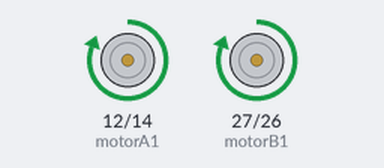
The sketch below on a simulated ESP32. Parts: motor-driver pin pairs drawn as motors (green arrow = first pin HIGH = forward, orange = second pin HIGH = backward, longer = more drive).

Above: at 0.2 s.
At 1.7 s:
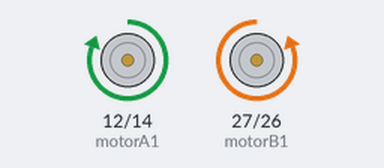
At 3.2 s:
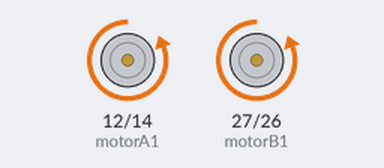
At 4.7 s:
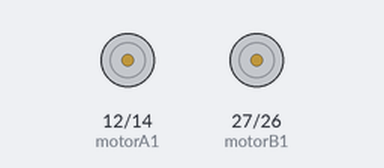
Timing chart, 0 to 5.8 s (numbered marks = the images above):
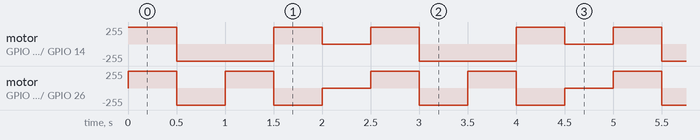

The sketch:

dc_motor_demo.ino
```cpp
const int motorA1 = 12; // IN1
const int motorA2 = 14; // IN2
const int motorB1 = 27; // IN3
const int motorB2 = 26; // IN4

void setup()
{
  // Initialize motor control pins as output
  pinMode(motorA1, OUTPUT);
  pinMode(motorA2, OUTPUT);
  pinMode(motorB1, OUTPUT);
  pinMode(motorB2, OUTPUT);

  Serial.begin(9600);
}


void loop()
{
  moveForward();
  delay(500);
  moveBackward();
  delay(500);
  turnLeft();
  delay(500);
  turnRight();
  delay(500);
  stopMotors();
  delay(500);
}

  void moveForward()
  {
  digitalWrite(motorA1, HIGH);
  digitalWrite(motorA2, LOW);
  digitalWrite(motorB1, HIGH);
  digitalWrite(motorB2, LOW);
}

void moveBackward() {
  digitalWrite(motorA1, LOW);
  digitalWrite(motorA2, HIGH);
  digitalWrite(motorB1, LOW);
  digitalWrite(motorB2, HIGH);
}

void turnLeft() {
  digitalWrite(motorA1, LOW);
  digitalWrite(motorA2, HIGH);
  digitalWrite(motorB1, HIGH);
  digitalWrite(motorB2, LOW);
}

void turnRight() {
  digitalWrite(motorA1, HIGH);
  digitalWrite(motorA2, LOW);
  digitalWrite(motorB1, LOW);
  digitalWrite(motorB2, HIGH);
}

void stopMotors() {
  digitalWrite(motorA1, LOW);
  digitalWrite(motorA2, LOW);
  digitalWrite(motorB1, LOW);
  digitalWrite(motorB2, LOW);
}
```

Measured:
- by itself, motor on GPIO 12 (motorA1) / GPIO 14 (motorA2): repeats every 2.5 s: backward 255/255 1.0 s, forward 255/255 0.50 s, stopped 0.50 s, forward 255/255 0.50 s
- by itself, motor on GPIO 27 (motorB1) / GPIO 26 (motorB2): repeats every 2.5 s: backward 255/255 0.50 s, forward 255/255 0.50 s, backward 255/255 0.50 s, stopped 0.50 s, forward 255/255 0.50 s
